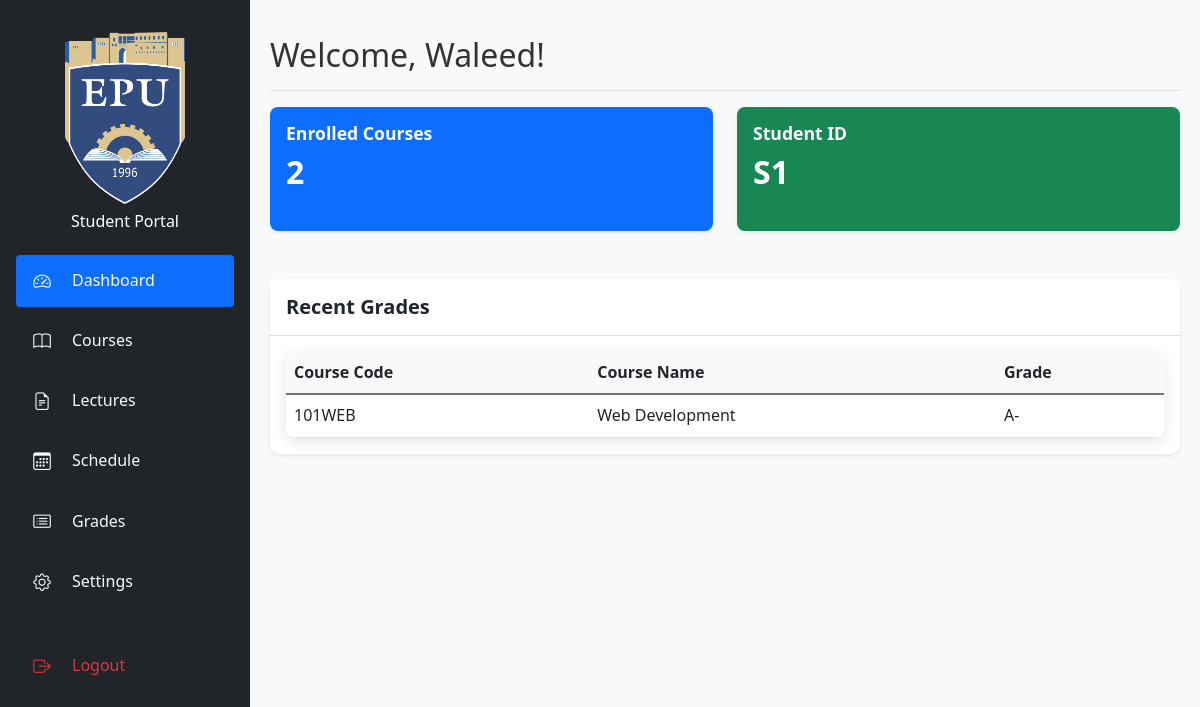
The page /src/student/dashboard.php (signed in) on the database its author committed.
### tables this page shows
CREATE TABLE `students` (
  `id` int(11) NOT NULL,
  `student_id` varchar(20) NOT NULL,
  `first_name` varchar(50) NOT NULL,
  `last_name` varchar(50) NOT NULL,
  `password` varchar(255) NOT NULL,
  `email` varchar(100) NOT NULL,
  `full_name` varchar(100) NOT NULL,
  `department` varchar(100) NOT NULL,
  `year` int(11) NOT NULL,
  `remember_token` varchar(64) DEFAULT NULL,
  `token_expiry` datetime DEFAULT NULL,
  `created_at` timestamp NOT NULL DEFAULT current_timestamp(),
  `updated_at` timestamp NOT NULL DEFAULT current_timestamp() ON UPDATE current_timestamp(),
  `degree` varchar(100) DEFAULT NULL
);

CREATE TABLE `enrollments` (
  `id` int(11) NOT NULL,
  `student_id` int(11) NOT NULL,
  `course_id` int(11) NOT NULL,
  `semester` varchar(20) NOT NULL,
  `year` int(11) NOT NULL,
  `grade` varchar(2) DEFAULT NULL,
  `created_at` timestamp NOT NULL DEFAULT current_timestamp(),
  `updated_at` timestamp NOT NULL DEFAULT current_timestamp() ON UPDATE current_timestamp(),
  `status` enum('pending','approved','rejected') NOT NULL DEFAULT 'pending',
  `numeric_grade` decimal(5,2) DEFAULT NULL,
  `updated_by` varchar(10) DEFAULT NULL COMMENT 'Format: T123 for teachers, A123 for admins'
);

CREATE TABLE `courses` (
  `id` int(11) NOT NULL,
  `course_code` varchar(20) NOT NULL,
  `course_name` varchar(100) NOT NULL,
  `instructor` varchar(100) NOT NULL,
  `schedule` varchar(100) NOT NULL,
  `department` varchar(100) NOT NULL,
  `credits` int(11) NOT NULL,
  `description` text DEFAULT NULL,
  `created_at` timestamp NOT NULL DEFAULT current_timestamp(),
  `updated_at` timestamp NOT NULL DEFAULT current_timestamp() ON UPDATE current_timestamp()
);

### src/student/dashboard.php (the view, shortened to what this page needs)
<?php
$db = get_db_connection();
$student_id = $_SESSION['user_id'];
$stmt = $db->prepare("SELECT * FROM students WHERE id = ?");
$stmt->bind_param("i", $student_id);
$stmt->execute();
$result = $stmt->get_result();
$student = $result->fetch_assoc();
$stmt = $db->prepare("SELECT COUNT(*) as count FROM enrollments WHERE student_id = ?");
$stmt->bind_param("i", $student_id);
$stmt->execute();
$result = $stmt->get_result();
$enrolled_courses = $result->fetch_assoc()['count'];
$stmt = $db->prepare("
    SELECT c.course_code, c.course_name, e.grade
    FROM enrollments e
    JOIN courses c ON e.course_id = c.id
    WHERE e.student_id = ? AND e.grade IS NOT NULL
    ORDER BY e.updated_at DESC
    LIMIT 5
");
$stmt->bind_param("i", $student_id);
$stmt->execute();
$recent_grades = $stmt->get_result();
?>
<!DOCTYPE html>
<html lang="en">
<head>
    <link href="https://cdn.jsdelivr.net/npm/bootstrap@5.3.0/dist/css/bootstrap.min.css" rel="stylesheet">
    <link rel="stylesheet" href="https://cdn.jsdelivr.net/npm/bootstrap-icons@1.7.2/font/bootstrap-icons.css">
    <link rel="stylesheet" href="../assets/css/style.css">
    <link rel="stylesheet" href="../assets/css/student.css">
</head>
<body>
    <div class="container-fluid">
        <div class="row">
            <?php include 'sidebar.php'; ?>
            <div class="col-md-9 col-lg-10 main-content">
                <div class="d-flex justify-content-between flex-wrap flex-md-nowrap align-items-center pt-3 pb-2 mb-3 border-bottom">
                    <h1 class="h2">Welcome, <?php echo htmlspecialchars($student['first_name']); ?>!</h1>
                </div>
                <div class="row">
                    <div class="col-md-6 mb-4">
                        <div class="card dashboard-card bg-primary text-white">
                            <div class="card-body">
                                <h5 class="card-title text-white">Enrolled Courses</h5>
                                <p class="card-text display-6"><?php echo $enrolled_courses; ?></p>
                            </div>
                        </div>
                    </div>
                    <div class="col-md-6 mb-4">
                        <div class="card dashboard-card bg-success text-white">
                            <div class="card-body">
                                <h5 class="card-title text-white">Student ID</h5>
                                <p class="card-text display-6"><?php echo htmlspecialchars($student['student_id']); ?></p>
                            </div>
                        </div>
                    </div>
                </div>
                <div class="row mt-4">
                    <div class="col-12">
                        <div class="card">
                            <div class="card-header">
                                <h5 class="card-title">Recent Grades</h5>
                            </div>
                            <div class="card-body">
                                <div class="table-responsive">
                                    <table class="table">
                                        <thead>
                                            <tr>
                                                <th>Course Code</th>
                                                <th>Course Name</th>
                                                <th>Grade</th>
                                            </tr>
                                        </thead>
                                        <tbody>
                                            <?php if ($recent_grades->num_rows > 0): ?>
                                                <?php while ($grade = $recent_grades->fetch_assoc()): ?>
                                                    <tr>
                                                        <td><?php echo htmlspecialchars($grade['course_code']); ?></td>
                                                        <td><?php echo htmlspecialchars($grade['course_name']); ?></td>
                                                        <td><?php echo htmlspecialchars($grade['grade']); ?></td>
                                                    </tr>
                                                <?php endwhile; ?>
                                            <?php else: ?>
                                                <tr>
                                                    <td colspan="3" class="text-center">No grades available yet.</td>
                                                </tr>
                                            <?php endif; ?>
                                        </tbody>
                                    </table>
                                </div>
                            </div>
                        </div>
                    </div>
                </div>
            </div>
        </div>
    </div>
</body>
</html>

### src/assets/css/style.css (style rules this page uses)
:root { --primary-color: #0d6efd; --secondary-color: #6c757d; --success-color: #198754; --danger-color: #dc3545; --warning-color: #ffc107; --info-color: #0dcaf0; --light-color: #f8f9fa; --dark-color: #212529; --sidebar-width: 250px; --header-height: 60px; }
html { font-size: 16px; }
body { font-family: 'Segoe UI', Tahoma, Geneva, Verdana, sans-serif; line-height: 1.6; color: #333; min-height: 100vh; display: flex; flex-direction: column; overflow-x: hidden; }
.card { border: none; border-radius: 10px; transition: transform 0.3s ease, box-shadow 0.3s ease; margin-bottom: 1rem; }
.bg-primary { background-color: var(--primary-color) !important; }
.bg-success { background-color: var(--success-color) !important; }
.table-responsive { border-radius: 10px; box-shadow: 0 4px 15px rgba(0, 0, 0, 0.1); }
.table { margin-bottom: 0; }
.main-content { margin-left: var(--sidebar-width); transition: margin-left 0.3s ease; width: calc(100% - var(--sidebar-width)); }
.dashboard-card { transition: transform 0.2s; border: none; border-radius: 0.5rem; }
.dashboard-card .card-title { font-size: 1.1rem; margin-bottom: 0.5rem; }
.dashboard-card .card-text { font-size: 2rem; font-weight: bold; }
.table th { background-color: var(--light-color); border-bottom: 2px solid var(--secondary-color); }
.table-responsive { margin-bottom: 1rem; overflow-x: auto; -webkit-overflow-scrolling: touch; }

### src/assets/css/student.css (style rules this page uses)
.dashboard-card { transition: transform 0.2s; height: 100%; }
.main-content { padding: 20px; background-color: #f8f9fa; min-height: 100vh; transition: margin-left 0.3s ease; }
.card { box-shadow: 0 0.125rem 0.25rem rgba(0, 0, 0, 0.075); border: none; margin-bottom: 1.5rem; }
.card-header { background-color: #fff; border-bottom: 1px solid rgba(0, 0, 0, 0.125); padding: 1rem; }
.card-title { margin-bottom: 0; color: #212529; font-weight: 600; }
.table-responsive { margin-bottom: 0; }
.bg-success { background-color: #198754 !important; color: #fff !important; }

### rows shown on the page
students: first_name "Waleed", student "S1"
enrollments: course.course_code "101WEB", course.course_name "Web Development", grade "A-"

### other values the page prints
$enrolled_courses "2"
